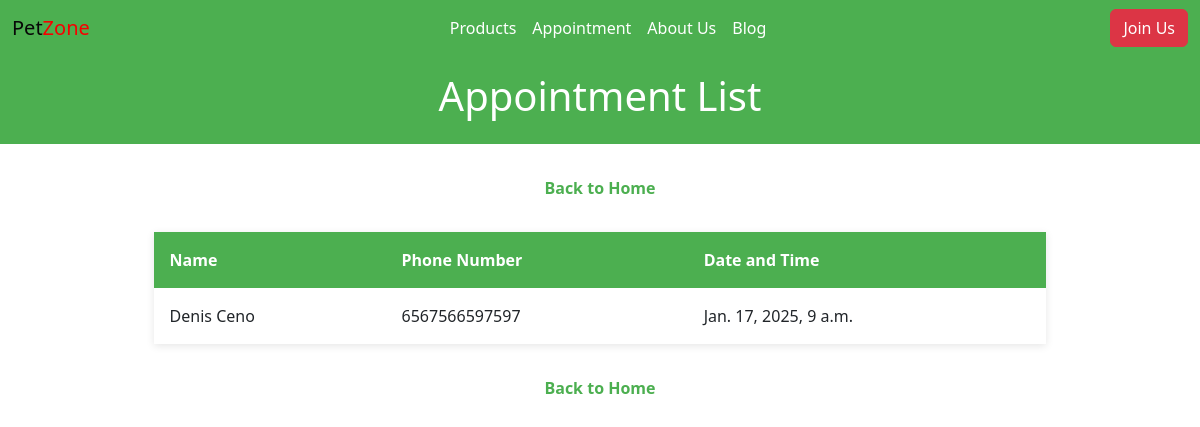
Page /appointments/appointment_list/ on the earlier database version.
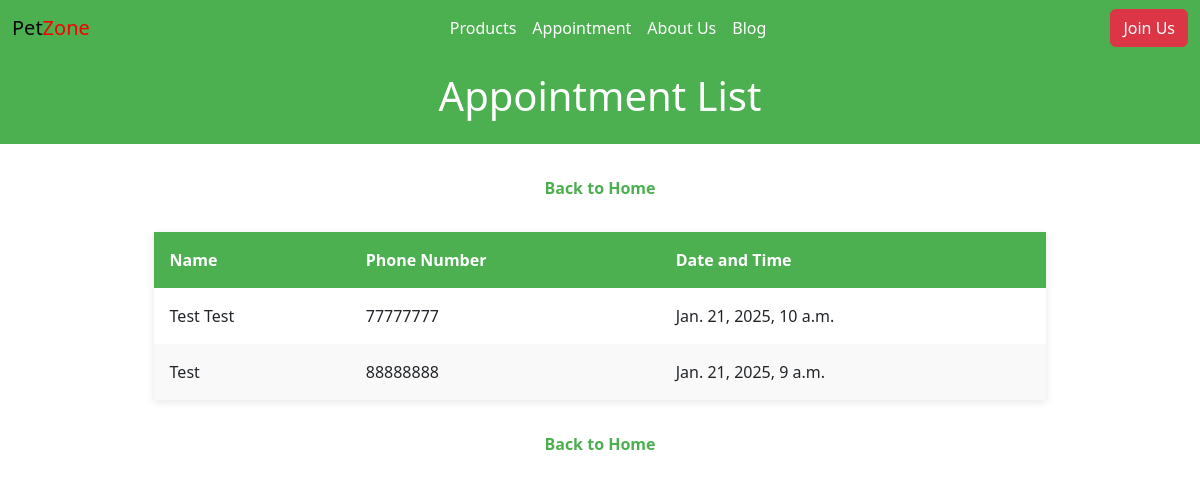
Same page on the later database version.
### appointments/models.py (models this page shows, shortened)
class Appointment(models.Model):
    name = models.CharField(max_length=100)
    email = models.EmailField()
    phone = models.CharField(max_length=15)
    appointment_date = models.DateTimeField()

### appointments/views.py (the view)
# urls.py: path('appointment_list/',views.appointment_list,name='appointment-list'),
def appointment_list(request):
    template_name = 'appointments/appointment_list.html'
    appointments = Appointment.objects.all().order_by('-appointment_date')
    context = {
        'appointments': appointments
    }
    return render(request, template_name, context)

### appointments/templates/appointments/appointment_list.html (shortened to what this page needs)
<!DOCTYPE html>
{% load static %}
<html lang="en">
<head>
    <link rel="stylesheet" href="{% static 'css/appointment_list.css' %}" type="text/css">
    <link
    href="https://cdn.jsdelivr.net/npm/bootstrap@5.3.3/dist/css/bootstrap.min.css"
    rel="stylesheet"
  />
</head>
<body>
    {% include 'navbar.html' %}
    <header>
        <h1>Appointment List</h1>
    </header>
    <div class="back-button">
        <a href="{% url 'home-page' %}">Back to Home</a>
    </div>
    <div class="container">
        <table>
            <thead>
                <tr>
                    <th>Name</th>
                    <th>Phone Number</th>
                    <th>Date and Time</th>
                </tr>
            </thead>
            <tbody>
                {% for appointment in appointments %}
                    <tr>
                        <td>{{ appointment.name }}</td>
                        <td>{{ appointment.phone }}</td>
                        <td>{{ appointment.appointment_date }}</td>
                    </tr>
                {% endfor %}
            </tbody>
        </table>
        <div class="back-button">
            <a href="{% url 'home-page' %}">Back to Home</a>
        </div>
    </div>
</body>
</html>

Differences in the rows shown:
removed Appointment: name "Denis Ceno", phone "6567566597597", appointment_date "Jan. 17, 2025, 9 a.m."
added Appointment: name "Test Test", phone "77777777", appointment_date "Jan. 21, 2025, 10 a.m."
added Appointment: name "Test", phone "88888888", appointment_date "Jan. 21, 2025, 9 a.m."
